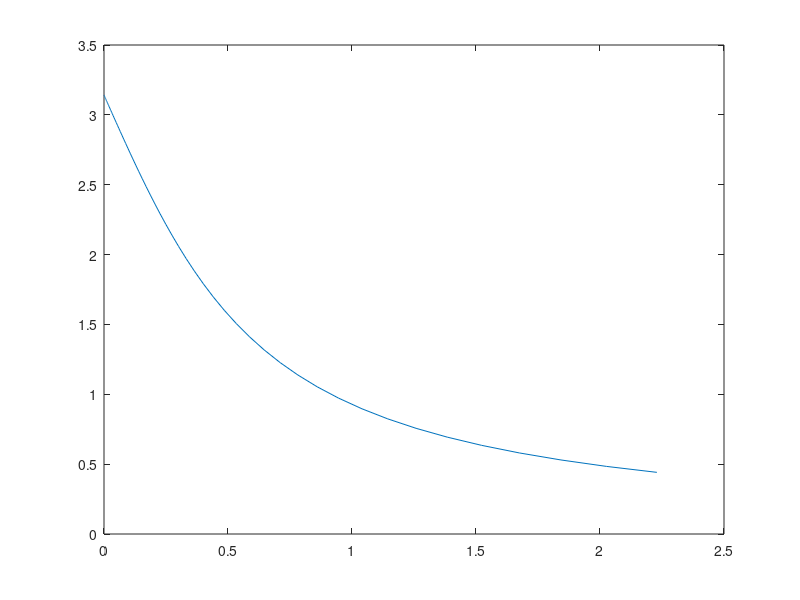

Here is the MATLAB script that generated this plot:
clear;
 
 
 n=500;
 
 
 delta=1e-10;
 omega=0.5;
 
 
 nd=250;
 
 delta=1e-10;
 yt=0;
 for ni=1:nd
     


 delta=delta*1.1;
 x(ni)=delta;
 yt(ni)=2*atan(1/(2*delta));
 
 

 end
 
 
 plot(x,yt);